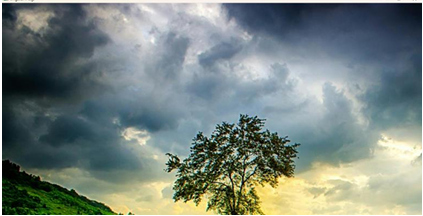
#> input picture sample.png, 423 x 216 px
$ python canny.py
#> lines starting #> are read from the running program, lines starting #| are printed output that depends on the picture
import cv2
image = cv2.imread("sample.png")  # Replace with your image file
#> image is the input picture: shape (216, 423, 3); mean B, G, R 126.1, 131.6, 119.3
gray_image = cv2.cvtColor(image, cv2.COLOR_BGR2GRAY)
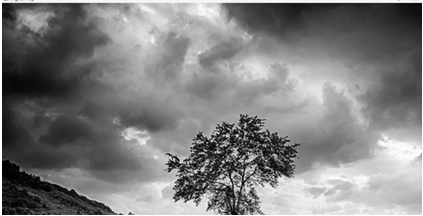
#> gray_image: shape (216, 423); min 0, max 255, mean 127.3
edges = cv2.Canny(gray_image, 100, 200)  # 100 and 200 are threshold values
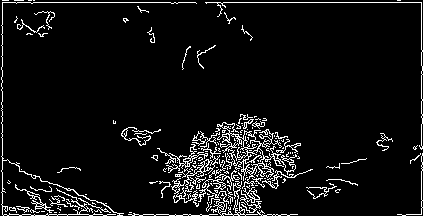
#> edges: shape (216, 423); 6.8% white in thin lines or dots
cv2.imshow("Original Image", image)
cv2.imshow("Edge Detected Image", edges)
cv2.waitKey(0)
cv2.destroyAllWindows()

$ run again, with exp1.png copied over sample.png
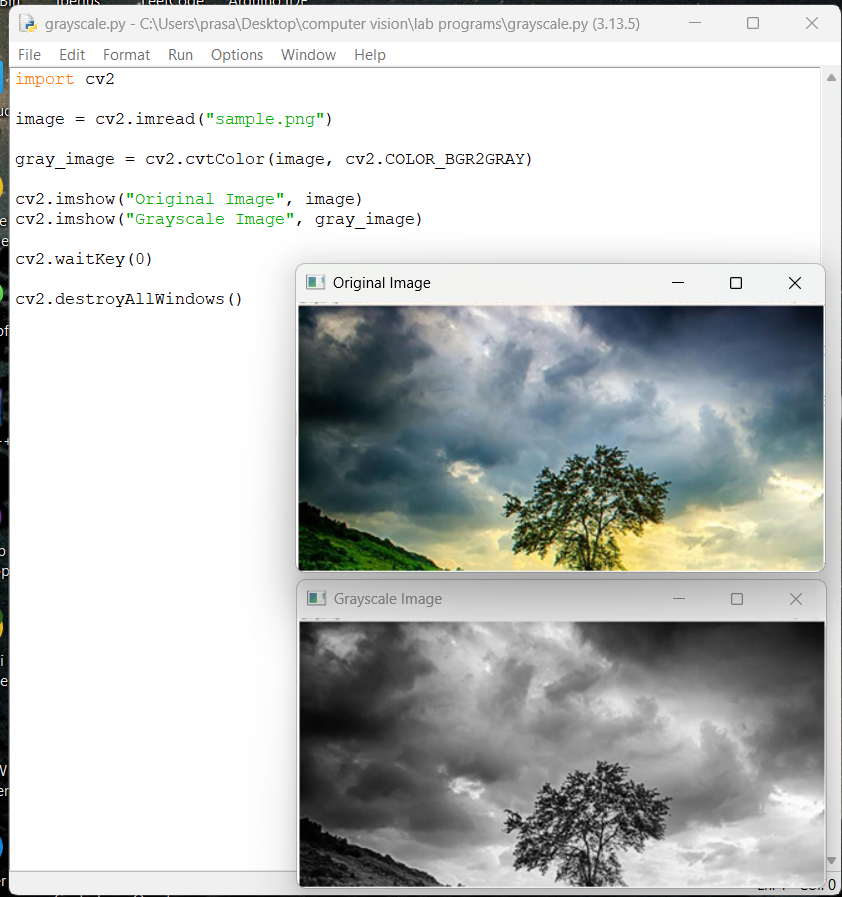
#> input picture exp1.png, 842 x 897 px
#> image is the input picture: shape (897, 842, 3); mean B, G, R 195.2, 196.5, 193.9
#> `gray_image = cv2.cvtColor(image, cv2.COLOR_BGR2GRAY)`:
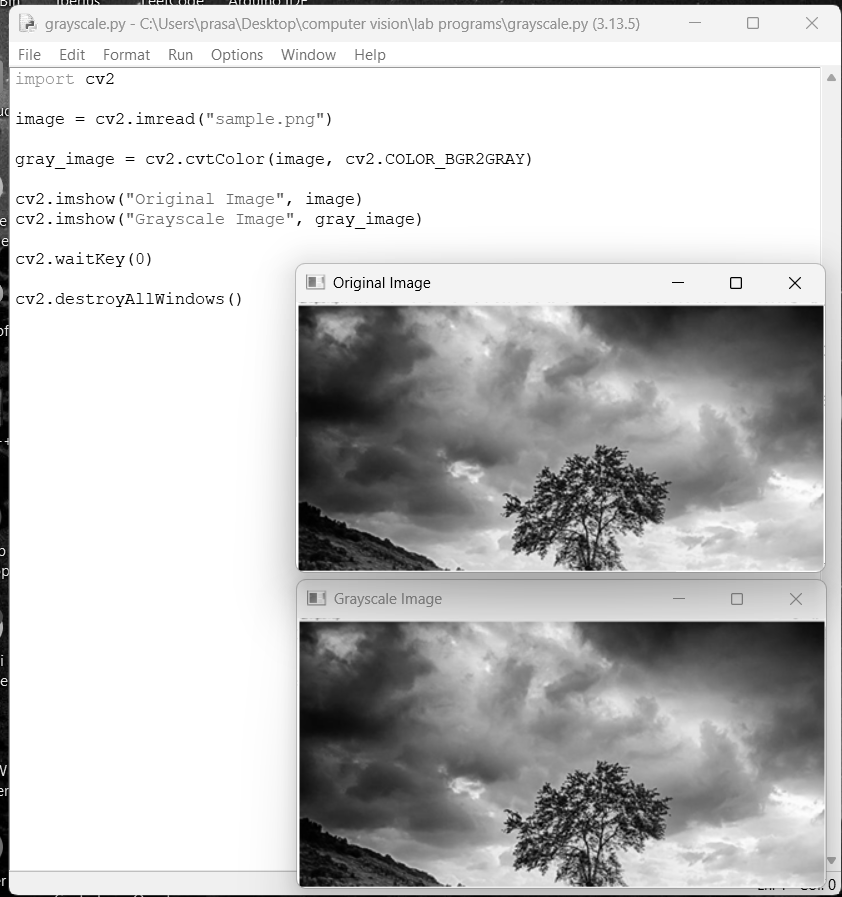
#> gray_image: shape (897, 842); min 0, max 255, mean 195.5
#> `edges = cv2.Canny(gray_image, 100, 200)`:
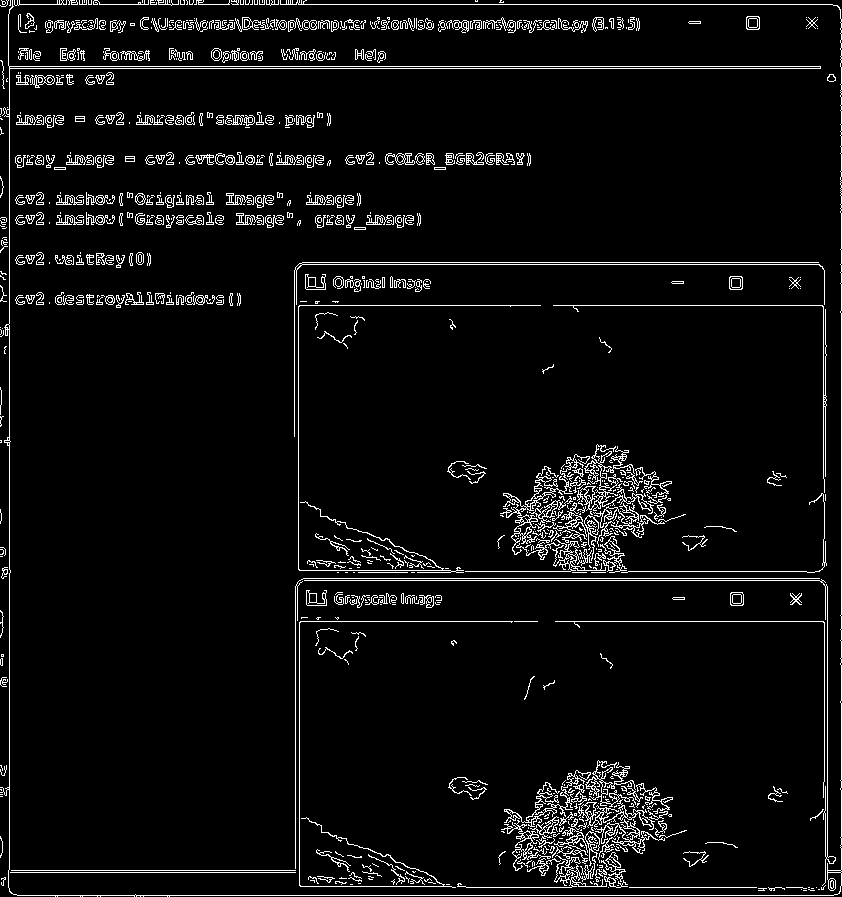
#> edges: shape (897, 842); 5.2% white in thin lines or dots

$ run again, with exp11.png copied over sample.png
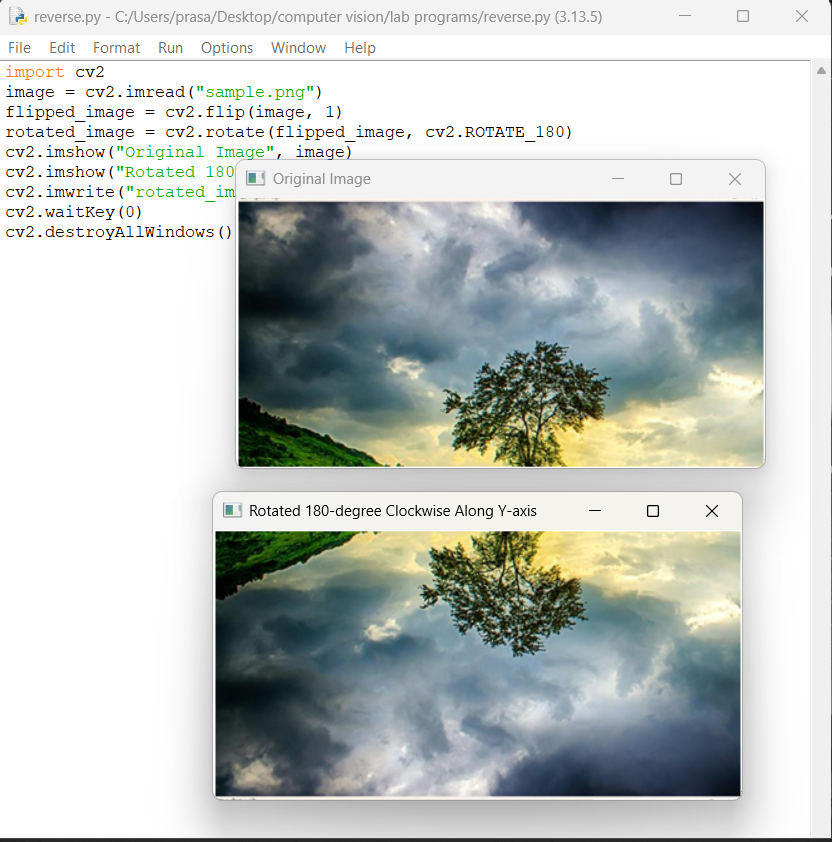
#> input picture exp11.png, 832 x 842 px
#> image is the input picture: shape (842, 832, 3); mean B, G, R 192.9, 195.5, 190.3
#> `gray_image = cv2.cvtColor(image, cv2.COLOR_BGR2GRAY)`:
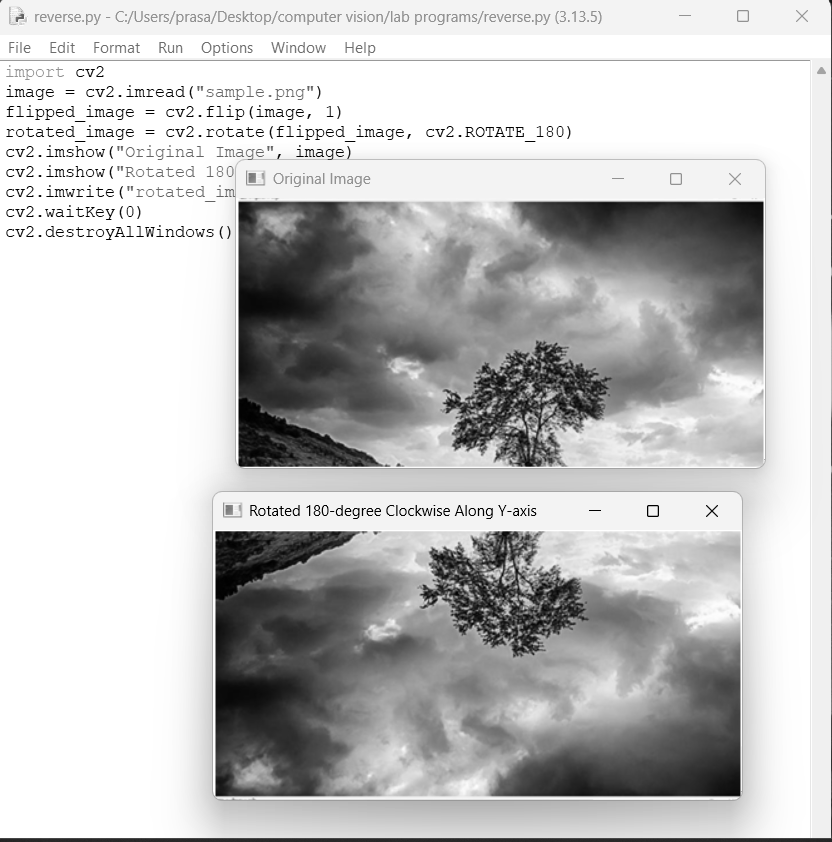
#> gray_image: shape (842, 832); min 0, max 255, mean 193.7
#> `edges = cv2.Canny(gray_image, 100, 200)`:
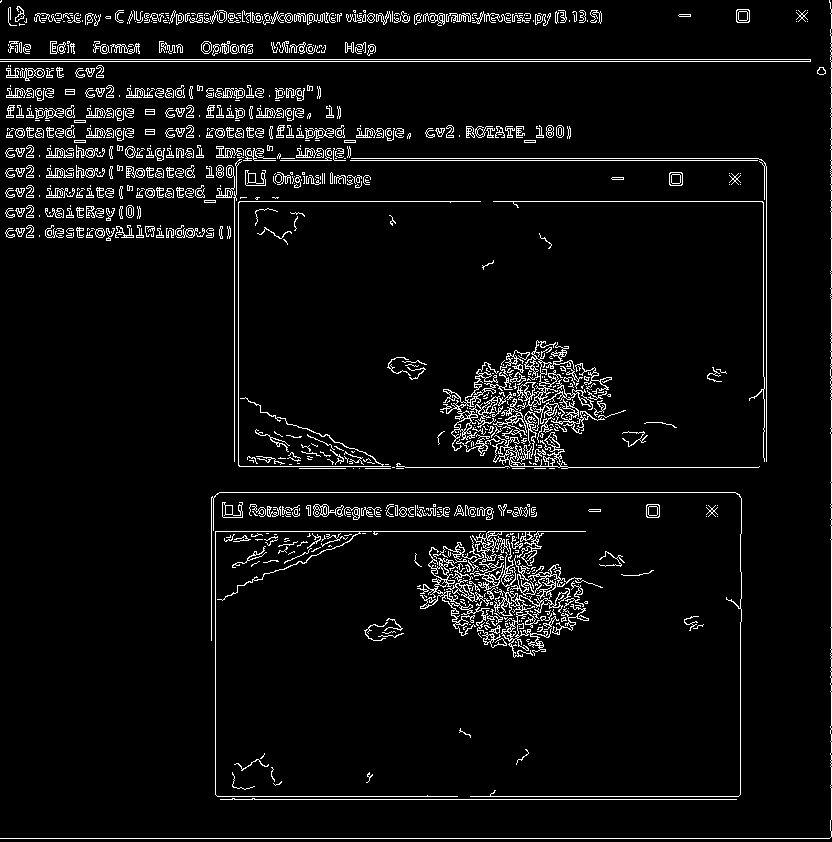
#> edges: shape (842, 832); 5.3% white in thin lines or dots
